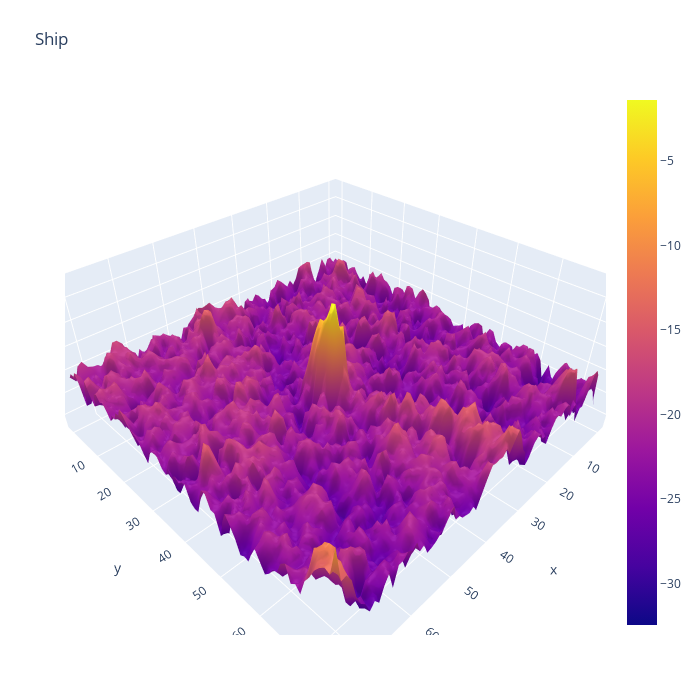

Source (notebook cell):
### Markdown cell above
그것은 우리가 가지고있는 멋진 빙산입니다. 레이더 데이터에서 빙산의 모양은 여기에 표시된 것처럼 산과 같을 것임을 기억하십시오. 이것은 실제 이미지가 아니라 레이더에서 산란되기 때문에 모양에 이와 같은 봉우리와 왜곡이 있을 것입니다. 배의 모양은 점처럼 될 것이고, 길쭉한 점처럼 될 수 있습니다. 여기에서 구조적 차이가 발생하고 CNN을 사용하여 이러한 차이를 활용할 수 있습니다. 레이더의 후방 산란을 사용하여 합성 이미지를 만들 수 있다면 도움이 될 것입니다.

### Code cell
plotmy3d(X_band_1[14, :,:], 'Ship')

### Figure 1 — Plotly figure (JSON) as saved in the notebook; plotly's stock layout.template omitted (floating-point values rounded to 4 significant figures; data arrays with more than 128 entries replaced by an {"elided": "..."} marker saying what was removed)
{"data": [{"type": "surface", "z": {"elided": "75x75 float values"}}], "layout": {"autosize": false, "height": 700, "margin": {"b": 65, "l": 65, "r": 50, "t": 90}, "title": {"text": "Ship"}, "width": 700}}
